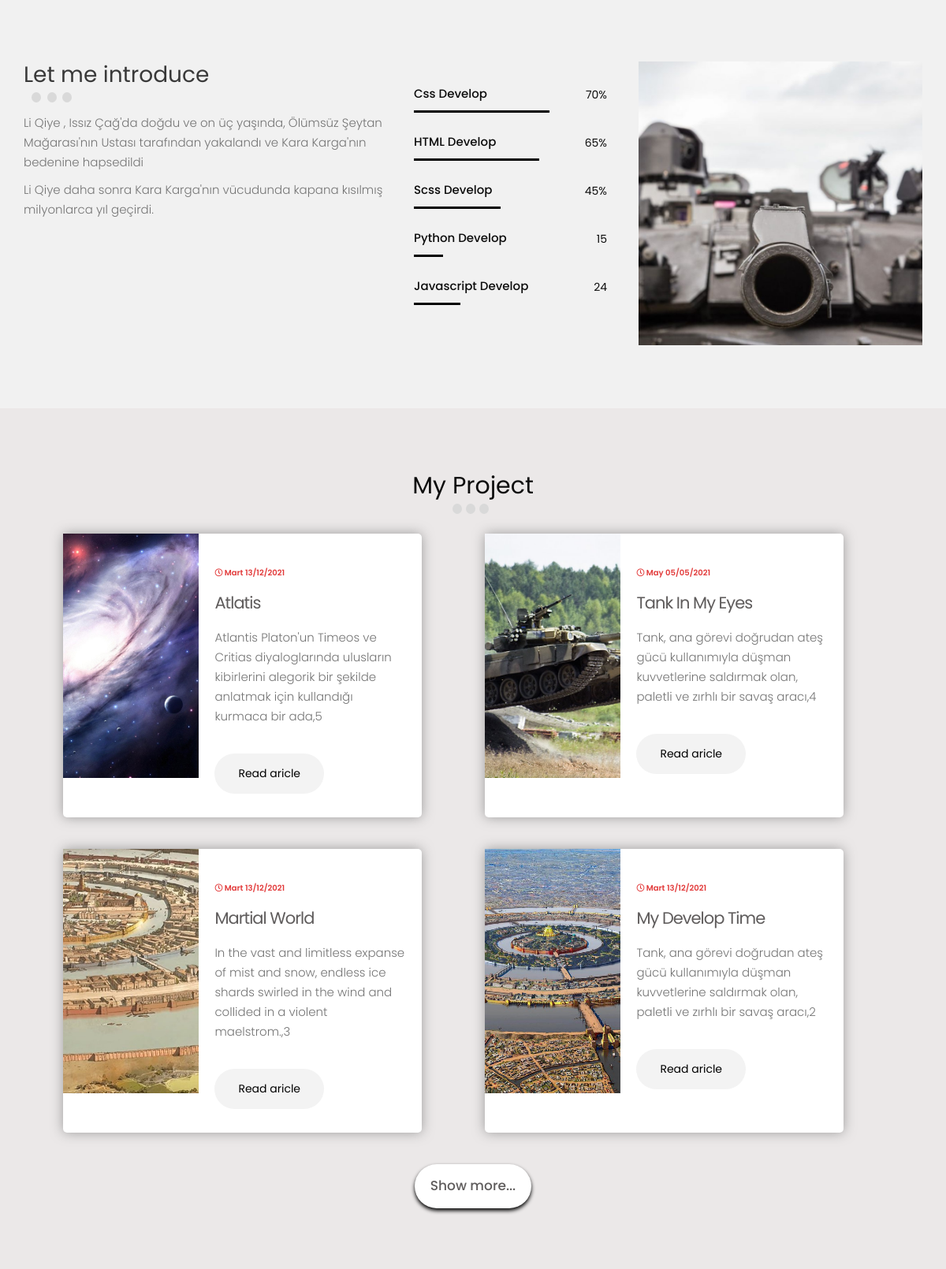
Before: / (middle part) with the older database file.
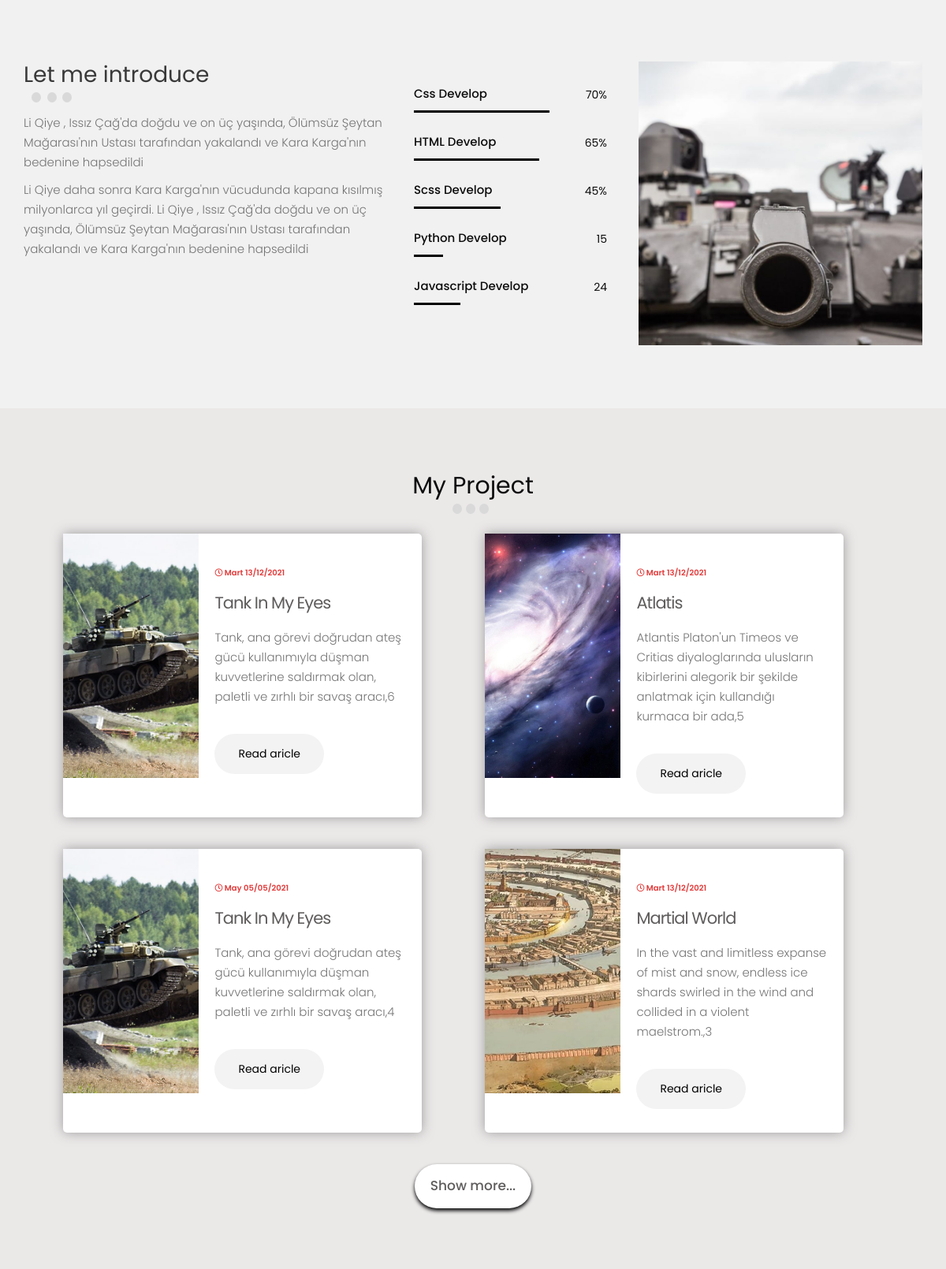
After: the same page with the newer database file.
### postd/models.py (models this page shows, shortened)
class Aboutin(db.Model):
    id = db.Column(db.Integer, primary_key=True)
    aboutinfo1 = db.Column(db.String(160), nullable=False)
    aboutinfo2 = db.Column(db.String(160), nullable=False)
    disgen1 = db.Column(db.String(25),nullable=False)
    disgen1interest = db.Column(db.Integer,nullable=False)
    disgen2 = db.Column(db.String(25),nullable=False)
    disgen2interest = db.Column(db.Integer,nullable=False)
    disgen3 = db.Column(db.String(25),nullable=False)
    disgen3interest = db.Column(db.Integer,nullable=False)
    disgen4 = db.Column(db.String(25),nullable=False)
    disgen4interest = db.Column(db.Integer,nullable=False)
    disgen5 = db.Column(db.String(25),nullable=False)
    disgen5interest = db.Column(db.Integer,nullable=False)
    aboutinfoimg=db.Column(db.String(100))

class Projectin(db.Model):
    id = db.Column(db.Integer, primary_key=True)
    protime = db.Column(db.String(25), nullable=False)
    protitle = db.Column(db.String(50), nullable=False)
    prosortcut = db.Column(db.String(80), nullable=False)
    projareya = db.Column(db.Text)
    cardTextadd=db.Column(db.String(210))
    projareya2 = db.Column(db.Text)
    projtitle = db.Column(db.String(100))
    listp = db.Column(db.String(70))
    listp1 = db.Column(db.String(70))
    listp2 = db.Column(db.String(70))
    listp3 = db.Column(db.String(70))
    listp4 = db.Column(db.String(70))
    listp5 = db.Column(db.String(70))
    listp6 = db.Column(db.String(70))
    listp7 = db.Column(db.String(70))
    projareya3 = db.Column(db.Text)
    proimg=db.Column(db.String(100))

### postd/routes.py (the view, shortened to what this page needs)
@app.route('/',methods=['GET','POST'])
def main():
    homeinfoall=Homein.query.all()
    hinfolen=len(homeinfoall)-1
    homeinfo=homeinfoall[hinfolen]
    aboutinfoall=Aboutin.query.all()
    ainfolen=len(aboutinfoall)-1
    aboutinfo=aboutinfoall[ainfolen]
    proje = Projectin.query.all()
    c=len(proje)-1
    leng=c-3
    prostatic=[proje[c],proje[c-1],proje[c-2],proje[c-3]]
    proje =proje[::-1]
    shadowbox=[]
    a=0;
    for infora in proje:
        a+=1
        if a>4 :
            shadowbox.append(infora)
    return render_template('maxwill.html',projec=shadowbox,homeinfo=homeinfo,prostatic=prostatic,aboutinfo=aboutinfo)

### postd/templates/maxwill.html (shortened to what this page needs)
{% extends "base.html" %}
{% block contet %}
    <main>
        <section id="about" >
            <div class="container pr-row">
                <div class="pr-col-5">
                    <div class="pr-section-title ">
                        <h2 class="pr-title-name">Let me introduce</h2>
                        <div class="">
                            <button class="pr-carusel-btn"></button>
                            <button class="pr-carusel-btn"></button>
                            <button class="pr-carusel-btn"></button>
                        </div>
                    </div>
                    <p class="about-text">{{aboutinfo['aboutinfo1']}}</p>
                    <p class="about-text">{{aboutinfo['aboutinfo2']}}</p>
                </div>
                <div class="pr-col-3 pr-box-sizing ">
                    <div class="pr-row">
                        <h4>{{aboutinfo['disgen1']}}</h4>
                        <span class="span-font">{{aboutinfo['disgen1interest']}}%</span>
                    </div>
                    <div style="width: {{aboutinfo['disgen1interest']}}%;" class="pr-border"></div>
                    <div class="pr-row">
                        <h4>{{aboutinfo['disgen2']}}</h4>
                        <span class="span-font">{{aboutinfo['disgen2interest']}}%</span>
                    </div>
                    <div style="width: {{aboutinfo['disgen2interest']}}%;" class="pr-border "></div>
                    <div class="pr-row">
                        <h4>{{aboutinfo['disgen3']}}</h4>
                        <span class="span-font">{{aboutinfo['disgen3interest']}}%</span>
                    </div>
                    <div style="width: {{aboutinfo['disgen3interest']}}%;" class="pr-border"></div>
                    <div class="pr-row">
                        <h4>{{aboutinfo['disgen4']}}</h4>
                        <span class="span-font">{{aboutinfo['disgen4interest']}}</span>
                    </div>
                    <div style="width: {{aboutinfo['disgen4interest']}}%" class="pr-border"></div>
                    <div class="pr-row">
                        <h4>{{aboutinfo['disgen5']}}</h4>
                        <span class="span-font">{{aboutinfo['disgen5interest']}}</span>
                    </div>
                    <div style="width: {{aboutinfo['disgen5interest']}}%" class="pr-border"></div>
                </div>
                <div class="pr-col-4">
                    <div class="about-image">
                        <img class="img-fluid" src="../static/img/{{aboutinfo['aboutinfoimg']}}" alt="">
                    </div>
                </div>
            </div>
        </section>
        <section id="myproject">
            <div class="pr-row pr-flex-direction-column container">
                <div class="pr-row pr-justify-content-center">
                    <div class="pr-section-title">
                        <h2 class="pr-title-name">My Project</h2>
                        <div class="pr-row pr-justify-content-center ">
                            <button class="pr-carusel-btn"></button>
                            <button class="pr-carusel-btn"></button>
                            <button class="pr-carusel-btn"></button>
                        </div>
                    </div>
                </div>
                <div class="row pr-project-container">
                    {% for info in prostatic %}
                        <div class="col-6">
                                    <div class="pr-card pr-row deskopveiw pr-row-taplet">
                                        <div class="pr-card-head">
                                            <img class="img-fluid" src="../static/img/{{info.proimg}}" alt="">
                                        </div>
                                        <div class="pr-card-body">
                                            <div class="pr-card-time">
                                                <i class="far fa-clock"></i>
                                                {{info.protime}}
                                            </div>
                                            <a href="{{url_for('project', id=info.id)}}" class="pr-card-title pr-link">
                                                {{info.protitle}}
                                            </a>
                                            <p class="pr-card-text">{{info.prosortcut}},{{info.id}}</p>
                                            <a class="pr-card-btn" href="{{url_for('project', id=info.id)}}">Read aricle</a>
                                        </div>
                                    </div>
                        </div>
                    {% endfor %}
                </div>
                <div class="pr-row pr-project-container pr-justify-content-center algin-items-center">
                    <button id="btnDeskop" class="project-more" onclick="showMore()" >
                        Show more...
                    </button>
                </div>
            </div>
        </section>
    </main>
{% endblock %} %}

### postd/templates/base.html (shortened to what this page needs)
<!DOCTYPE html>
<html lang="en">
<head>
    <link rel="stylesheet" href="https://cdn.jsdelivr.net/npm/bootstrap@4.6.0/dist/css/bootstrap.min.css">
    <link rel="stylesheet" href="https://cdnjs.cloudflare.com/ajax/libs/font-awesome/5.15.4/css/all.min.css" />
    <link rel="stylesheet" type="text/css" href="{{url_for('static', filename='css/header.css') }}">
    <link rel="stylesheet" type="text/css" href="{{url_for('static', filename='css/common.css') }}">
    <link rel="stylesheet" type="text/css" href="{{url_for('static', filename='css/main.css') }}">
    <link rel="stylesheet" type="text/css" href="{{url_for('static', filename='css/footer.css') }}">
    <link rel="stylesheet" type="text/css" href="{{url_for('static', filename='css/sayfa.css')}}">
</head>
<body onresize="will()" >
    {% block contet %}
    {% endblock %}
</body>
</html

### postd/static/css/header.css (style rules this page uses)
:root { --first-clr:#f1f1f1; --second-clr:rgba(221, 25, 25, 0.856); --trid-clr:#000; --fourth-clr:rgba(63, 59, 59,0.83); --btext-clr:#757575; --ttext-clr: #393939; --shadow:rgba(78, 78, 78, 0.342); --gradient-clr:linear-gradient(60deg, rgba(60,173,208,1) 25%, rgba(46,195,75,1) 56%, rgba(0,181,23,1) 83%); --ffamily:'Poppins', sans-serif; }
.container { padding: 0 !important; box-sizing: border-box; }

### postd/static/css/common.css (style rules this page uses)
:root { --first-clr:#f1f1f1; --second-clr:rgba(221, 25, 25, 0.856); --trid-clr:#000; --fourth-clr:rgba(63, 59, 59,0.83); --btext-clr:#757575; --ttext-clr: #393939; --shadow:rgba(78, 78, 78, 0.342); --gradient-clr:linear-gradient(60deg, rgba(60,173,208,1) 25%, rgba(46,195,75,1) 56%, rgba(0,181,23,1) 83%); --ffamily:'Poppins', sans-serif; }
html { scroll-behavior: smooth; }
body { font-family: var(--ffamily); margin: 0; padding: 0; box-sizing: border-box; color: rgb(12, 12, 12); }
html { font-size: 10px; transition: all 0.5s; }
.pr-row { display:flex; }
.pr-col-3 { width:calc((100%/12)*3) ; }
.pr-col-4 { width:calc((100%/12)*4) ; }
.pr-col-5 { width:calc((100%/12)*5) ; }
.pr-link { width: 100%; height: 100%; font-size: 1.4rem; color:var(--fourth-clr); text-decoration: none; transition: all 0.3s; }
.pr-justify-content-center { justify-content: center; }
.algin-items-center { align-items: center; }
.pr-box-sizing { box-sizing: border-box; }
.pr-flex-direction-column { flex-direction: column; }
.pr-section-title { margin-bottom: 25px; }
.pr-carusel-btn { border: 0; background-color: #d9d9d9;; border-radius: 100%; width: 1px; height: 13px; margin-right: 5px; }
.pr-title-name { font-size: 30px; font-weight: 400; }
.deskopveiw { display: flex; }
.img-fluid { width: 100%; height: 100%; object-fit: cover; object-position: top; }

### postd/static/css/main.css (style rules this page uses)
:root { --first-clr:#f1f1f1; --second-clr:rgba(221, 25, 25, 0.856); --trid-clr:#000; --fourth-clr:rgba(63, 59, 59,0.83); --btext-clr:#757575; --ttext-clr: #393939; --shadow:rgba(78, 78, 78, 0.342); --gradient-clr:linear-gradient(60deg, rgba(60,173,208,1) 25%, rgba(46,195,75,1) 56%, rgba(0,181,23,1) 83%); --ffamily:'Poppins', sans-serif; }
#about { padding:80px 0; background-color: var(--first-clr); }
#about div div h2 { font-size: 28px; font-weight: 400; color: #393939;; }
#about .about-text { font-size: 15px; font-weight: 300; color: #757575; line-height: 25px; }
#about button:first-child { margin-left: 10px; }
#about .pr-section-title { margin-bottom: 10px; }
#about .pr-col-3 { padding: 25px 20px 0 20px; }
#about .pr-col-3 .pr-row { justify-content: space-between; margin: 7px 0; }
#about .span-font { font-size: 14px; }
.pr-border { height: 3px; background-color: black; margin-bottom: 28px; }
.about-image { width: 360px; height: 360px; background-color: black; margin: 0 20px; }
#myproject { background-color: #ebe8e8; padding: 80px; }
.pr-project-container { display: flex; }
#myproject .row .col-6 { margin-bottom: 40px; }
.project-more { padding: 15px 20px; font-size:17px; background: white; box-shadow: 0 3px 5px black; font-weight: 450; border: 0; border-radius: 46px; color:var(--fourth-clr); transition: color 0.6s; transition: background 0.6s ; }
.pr-card { height: 360px; background-color:white; border-radius: 5px; box-shadow: 0 0 15px rgba(128, 128, 128, 0.74); }
.pr-card-head { width: 360px; background-color: black; border-top-left-radius:5px ; border-bottom-left-radius: 5px; }
.pr-card-title { text-transform: capitalize; }
@media (min-width:992px) and (max-width:1200px) { .pr-card { height: 360px; width: 455px; } }
@media (min-width:992px) and (max-width:1200px) { .pr-card-head { width: 295px; height: 310px; border-bottom-left-radius: 0px; } }
@media (min-width:992px) and (max-width:1200px) { #myproject .pr-card-body { padding:27px 20px; } }
.pr-card-body { width: 100%; padding:50px 20px; }
.pr-card-time { font-weight: 600; color: var(--second-clr); margin: 15px 0; }
.pr-card-text { font-size: 15px; font-weight: 300; color: #757575; line-height: 25px; margin-top: 15px; }
.pr-card-btn { display: inline-block; text-decoration: none; margin-top: 25px; padding: 15px 30px; font-size: 14px; border-radius: 100px; border: 0; background-color: #f3f3f3; ; color: var(--trid-clr); transition: all 0.3s linear ; }
#myproject .pr-link { font-size: 21px; letter-spacing: -1px; }

### postd/static/css/sayfa.css (style rules this page uses)
* { font-family: 'Poppins', sans-serif; }

Changed rows visible on the page:
no longer on this page (row unchanged): Projectin: proimg (picture), protime "Mart 13/12/2021", protitle "My Develop Time", prosortcut "Tank, ana görevi doğrudan ateş gücü kullanımıyla düşman kuvvetlerine saldırmak olan, paletli ve zırhlı bir savaş aracı", id "2"
changed Aboutin "Css Develop": aboutinfo2 "Li Qiye daha sonra Kara Karga'nın vücudunda kapana kısılmış milyonlarca yıl geçirdi." → "…kısılmış milyonlarca yıl geçirdi. Li Qiye , Issız Çağ'da doğdu ve on üç yaşında, Ölümsüz Şeytan Mağarası'nın Ustası tarafından yakalandı ve Kara Karga'nın bedenine hapsedildi"
added Projectin: proimg (picture), protime "Mart 13/12/2021", protitle "Tank In My Eyes", prosortcut "Tank, ana görevi doğrudan ateş gücü kullanımıyla düşman kuvvetlerine saldırmak olan, paletli ve zırhlı bir savaş aracı", id "6"
